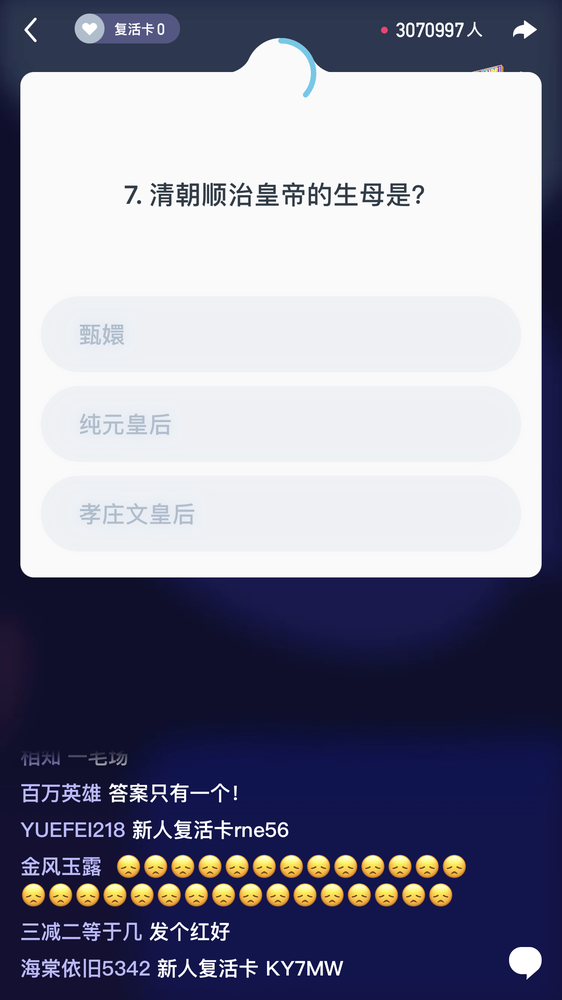
#> input picture test_tesseract/testt/12.PNG, 562 x 1000 px, shrunk from 1242 x 2208 before the run, found by its file name
$ python timg.py
#> lines starting #> are read from the running program, lines starting #| are printed output that depends on the picture; after the words box and inside, x2 and y2 are one past the last pixel; in counts of white or black regions, pixels touching at a corner belong together
# -*- coding: utf-8 -*-
from PIL import Image
import cv2

I = Image.open('testt/12.png')
#> I is the input picture: PIL image 562x1000 RGBA; mean R, G, B, A 133.7, 134.4, 153.1, 255
I.show()
L = I.convert('L')   #转化为灰度图
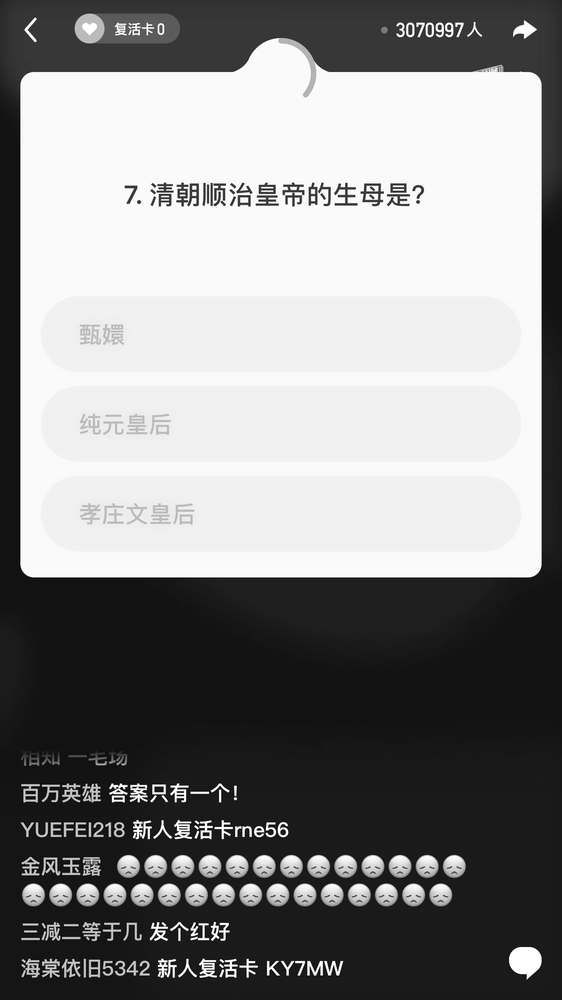
#> L: PIL image 562x1000 L; min 1, max 255, mean 136.3
L = I.convert('1')   #转化为二值化图
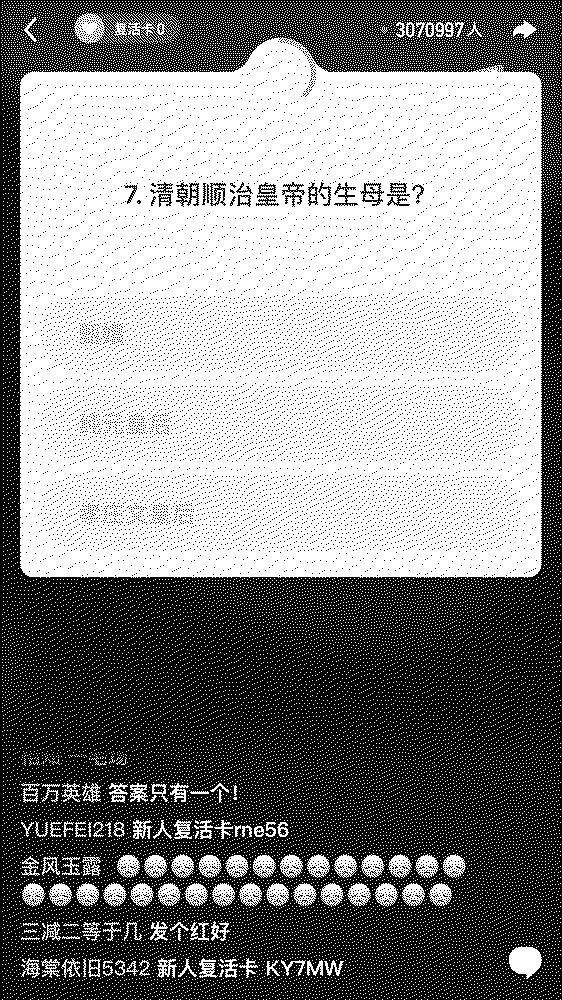
#> L: PIL image 562x1000 1; 53.2% white; 10423 black regions (10392 under 20 px), largest, box (x1, y1, x2, y2) and area: (0, 0, 562, 1000) 248886, (176, 182, 199, 207) 246, (282, 182, 305, 207) 191
L.show()

$ run again, with test_tesseract/testt/temp.png copied over test_tesseract/testt/12.PNG
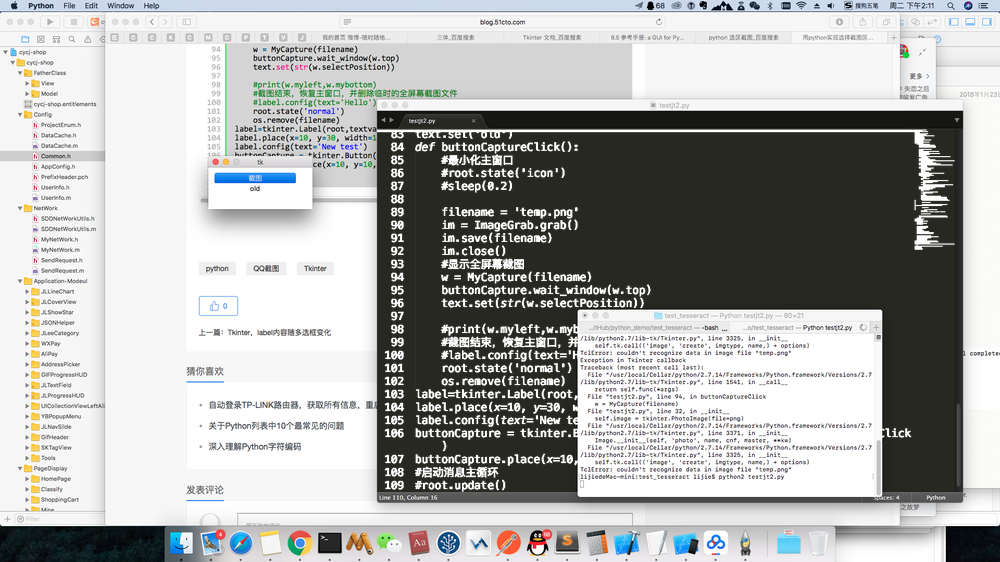
#> input picture test_tesseract/testt/temp.png, 1000 x 562 px, shrunk from 1920 x 1080 before the run, found by its file name
#> I is the input picture: PIL image 1000x562 RGBA; mean R, G, B, A 166.8, 167.9, 166.7, 246.6
#> `L = I.convert('L')`:
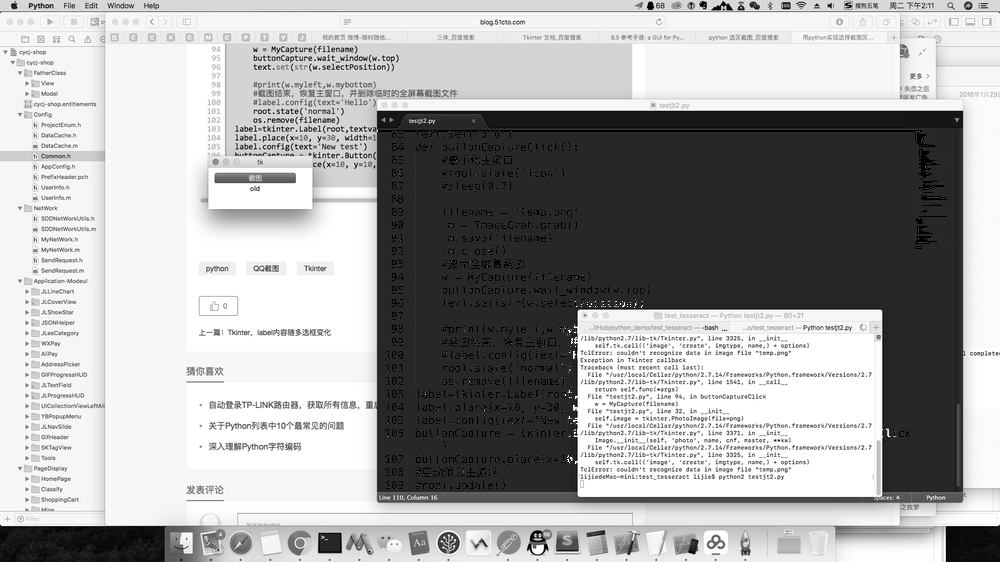
#> L: PIL image 1000x562 L; min 0, max 255, mean 167.4
#> `L = I.convert('1')`:
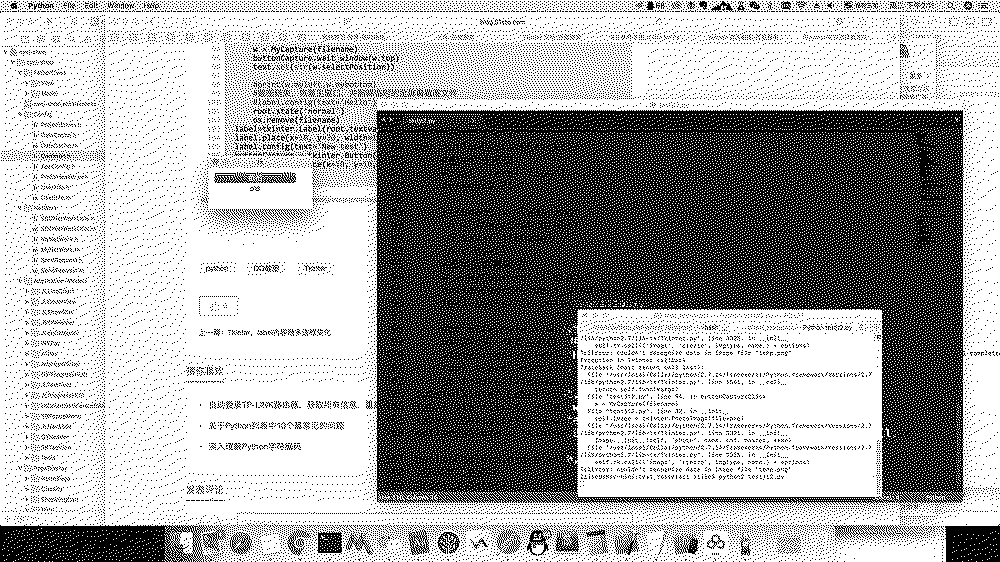
#> L: PIL image 1000x562 1; 65.6% white; black in thin lines or dots

$ run again, with test_tesseract/testt/1.jpeg saved as test_tesseract/testt/12.PNG
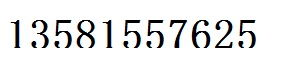
#> input picture test_tesseract/testt/1.jpeg, 289 x 78 px, found by its file name
#> I is the input picture: PIL image 289x78 RGB; mean R, G, B 234.2, 234.4, 234.3
#> `L = I.convert('L')`:
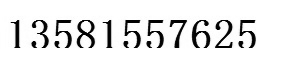
#> L: PIL image 289x78 L; min 0, max 255, mean 234.3
#> `L = I.convert('1')`:
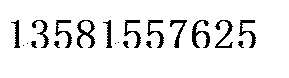
#> L: PIL image 289x78 1; 92% white; 20 black regions (4 under 20 px), largest, box (x1, y1, x2, y2) and area: (77, 20, 95, 48) 208, (192, 20, 210, 48) 207, (215, 20, 233, 48) 168

$ run again, with test_tesseract/testt/10.jpg saved as test_tesseract/testt/12.PNG
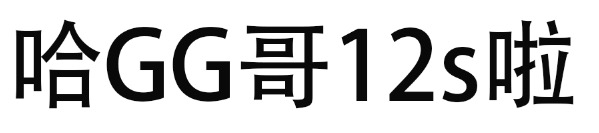
#> input picture test_tesseract/testt/10.jpg, 599 x 133 px, found by its file name
#> I is the input picture: PIL image 599x133 RGB; min 0, max 255, mean 206.8
#> `L = I.convert('1')`:
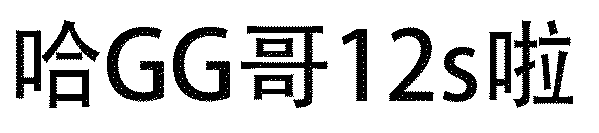
#> L: PIL image 599x133 1; 81.1% white; 17 black regions, largest, box (x1, y1, x2, y2) and area: (173, 27, 230, 102) 1795, (107, 27, 164, 102) 1791, (241, 26, 328, 108) 1621
